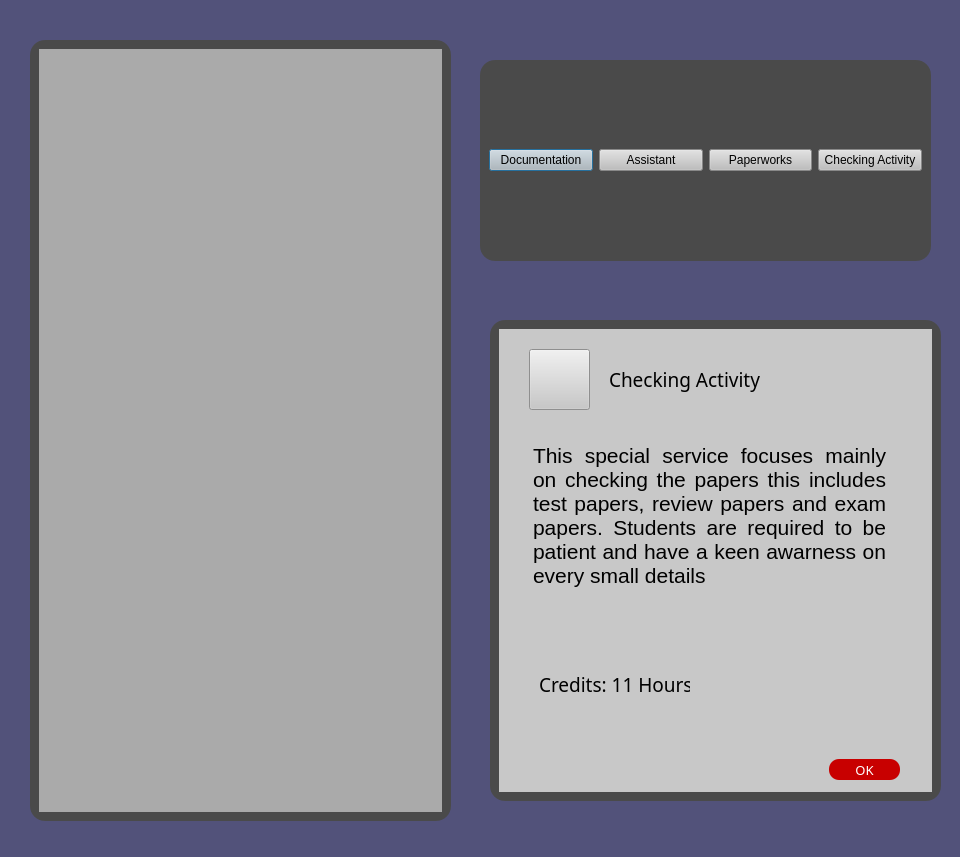
<?xml version="1.0" encoding="UTF-8"?>
<ui version="4.0">
 <class>Dialog</class>
 <widget class="QDialog" name="Dialog">
  <property name="geometry">
   <rect>
    <x>0</x>
    <y>0</y>
    <width>960</width>
    <height>857</height>
   </rect>
  </property>
  <property name="windowTitle">
   <string>Dialog</string>
  </property>
  <property name="styleSheet">
   <string notr="true">background-color: rgb(82, 82, 122);</string>
  </property>
  <widget class="QFrame" name="icons">
   <property name="geometry">
    <rect>
     <x>480</x>
     <y>60</y>
     <width>451</width>
     <height>201</height>
    </rect>
   </property>
   <property name="styleSheet">
    <string notr="true">
QFrame{
background-color: rgb(74, 74, 74);
border-radius: 15px
}</string>
   </property>
   <property name="frameShape">
    <enum>QFrame::WinPanel</enum>
   </property>
   <property name="frameShadow">
    <enum>QFrame::Raised</enum>
   </property>
   <layout class="QHBoxLayout" name="horizontalLayout">
    <item>
     <widget class="QPushButton" name="btn_task_1">
      <property name="styleSheet">
       <string notr="true">background-color: rgb(190, 190, 190);</string>
      </property>
      <property name="text">
       <string>Documentation</string>
      </property>
      <property name="icon">
       <iconset>
        <normaloff>documentation.png</normaloff>documentation.png</iconset>
      </property>
      <property name="iconSize">
       <size>
        <width>30</width>
        <height>30</height>
       </size>
      </property>
     </widget>
    </item>
    <item>
     <widget class="QPushButton" name="btn_task_2">
      <property name="styleSheet">
       <string notr="true">background-color: rgb(190, 190, 190);</string>
      </property>
      <property name="text">
       <string>Assistant</string>
      </property>
      <property name="icon">
       <iconset>
        <normaloff>assistant.png</normaloff>assistant.png</iconset>
      </property>
      <property name="iconSize">
       <size>
        <width>30</width>
        <height>30</height>
       </size>
      </property>
     </widget>
    </item>
    <item>
     <widget class="QPushButton" name="btn_task_3">
      <property name="styleSheet">
       <string notr="true">background-color: rgb(190, 190, 190);</string>
      </property>
      <property name="text">
       <string>Paperworks</string>
      </property>
      <property name="icon">
       <iconset>
        <normaloff>paperwork.png</normaloff>paperwork.png</iconset>
      </property>
      <property name="iconSize">
       <size>
        <width>30</width>
        <height>30</height>
       </size>
      </property>
     </widget>
    </item>
    <item>
     <widget class="QPushButton" name="btn_task_4">
      <property name="styleSheet">
       <string notr="true">background-color: rgb(190, 190, 190);</string>
      </property>
      <property name="text">
       <string>Checking Activity</string>
      </property>
      <property name="icon">
       <iconset>
        <normaloff>checking activities.png</normaloff>checking activities.png</iconset>
      </property>
      <property name="iconSize">
       <size>
        <width>30</width>
        <height>30</height>
       </size>
      </property>
     </widget>
    </item>
   </layout>
  </widget>
  <widget class="QFrame" name="creation">
   <property name="geometry">
    <rect>
     <x>490</x>
     <y>320</y>
     <width>451</width>
     <height>481</height>
    </rect>
   </property>
   <property name="styleSheet">
    <string notr="true">
QFrame{
background-color: rgb(74, 74, 74);
border-radius: 15px
}</string>
   </property>
   <property name="frameShape">
    <enum>QFrame::StyledPanel</enum>
   </property>
   <property name="frameShadow">
    <enum>QFrame::Raised</enum>
   </property>
   <layout class="QHBoxLayout" name="horizontalLayout_2">
    <item>
     <widget class="QStackedWidget" name="stackedWidget">
      <property name="styleSheet">
       <string notr="true">background-color: rgb(200, 200, 200);</string>
      </property>
      <property name="currentIndex">
       <number>3</number>
      </property>
      <widget class="QWidget" name="page_1">
       <widget class="QPushButton" name="ok_btn">
        <property name="geometry">
         <rect>
          <x>330</x>
          <y>430</y>
          <width>71</width>
          <height>21</height>
         </rect>
        </property>
        <property name="font">
         <font>
          <family>Century Gothic</family>
          <pointsize>10</pointsize>
         </font>
        </property>
        <property name="styleSheet">
         <string notr="true">QPushButton{
background-color: rgb(200, 0, 0);
color: rgb(255, 255, 255);
border-radius:10px;
}

QPushButton:hover
{
color:#333;
border-radius:10px;
background:#49ebff;
}</string>
        </property>
        <property name="text">
         <string>OK</string>
        </property>
       </widget>
       <widget class="QPushButton" name="tIcon">
        <property name="geometry">
         <rect>
          <x>30</x>
          <y>20</y>
          <width>61</width>
          <height>61</height>
         </rect>
        </property>
        <property name="text">
         <string/>
        </property>
        <property name="icon">
         <iconset>
          <normaloff>documentation.png</normaloff>documentation.png</iconset>
        </property>
        <property name="iconSize">
         <size>
          <width>50</width>
          <height>50</height>
         </size>
        </property>
       </widget>
       <widget class="QLabel" name="tType">
        <property name="geometry">
         <rect>
          <x>110</x>
          <y>40</y>
          <width>151</width>
          <height>16</height>
         </rect>
        </property>
        <property name="font">
         <font>
          <family>Century Gothic</family>
          <pointsize>14</pointsize>
         </font>
        </property>
        <property name="text">
         <string>Documentation</string>
        </property>
       </widget>
       <widget class="QTextEdit" name="tDescription">
        <property name="geometry">
         <rect>
          <x>30</x>
          <y>110</y>
          <width>361</width>
          <height>201</height>
         </rect>
        </property>
        <property name="html">
         <string>&lt;!DOCTYPE HTML PUBLIC &quot;-//W3C//DTD HTML 4.0//EN&quot; &quot;http://www.w3.org/TR/REC-html40/strict.dtd&quot;&gt;
&lt;html&gt;&lt;head&gt;&lt;meta name=&quot;qrichtext&quot; content=&quot;1&quot; /&gt;&lt;style type=&quot;text/css&quot;&gt;
p, li { white-space: pre-wrap; }
&lt;/style&gt;&lt;/head&gt;&lt;body style=&quot; font-family:'MS Shell Dlg 2'; font-size:8.25pt; font-weight:400; font-style:normal;&quot;&gt;
&lt;p align=&quot;justify&quot; style=&quot; margin-top:0px; margin-bottom:0px; margin-left:0px; margin-right:0px; -qt-block-indent:0; text-indent:0px;&quot;&gt;&lt;span style=&quot; font-size:16pt;&quot;&gt;This special service includes working on a computer for making a report, saving documents and exporting them, Student must have a skill on Word, Excel and Powerpoint&lt;/span&gt;&lt;/p&gt;&lt;/body&gt;&lt;/html&gt;</string>
        </property>
       </widget>
       <widget class="QLabel" name="tHours">
        <property name="geometry">
         <rect>
          <x>40</x>
          <y>345</y>
          <width>151</width>
          <height>21</height>
         </rect>
        </property>
        <property name="font">
         <font>
          <family>Century Gothic</family>
          <pointsize>14</pointsize>
         </font>
        </property>
        <property name="text">
         <string>Credits: 5 Hours</string>
        </property>
       </widget>
      </widget>
      <widget class="QWidget" name="page_2">
       <widget class="QPushButton" name="ok_btn_2">
        <property name="geometry">
         <rect>
          <x>330</x>
          <y>430</y>
          <width>71</width>
          <height>21</height>
         </rect>
        </property>
        <property name="font">
         <font>
          <family>Century Gothic</family>
          <pointsize>10</pointsize>
         </font>
        </property>
        <property name="styleSheet">
         <string notr="true">QPushButton{
background-color: rgb(200, 0, 0);
color: rgb(255, 255, 255);
border-radius:10px;
}

QPushButton:hover
{
color:#333;
border-radius:10px;
background:#49ebff;
}</string>
        </property>
        <property name="text">
         <string>OK</string>
        </property>
       </widget>
       <widget class="QLabel" name="tType_2">
        <property name="geometry">
         <rect>
          <x>110</x>
          <y>40</y>
          <width>151</width>
          <height>16</height>
         </rect>
        </property>
        <property name="font">
         <font>
          <family>Century Gothic</family>
          <pointsize>14</pointsize>
         </font>
        </property>
        <property name="text">
         <string>Assistant</string>
        </property>
       </widget>
       <widget class="QLabel" name="tHours_2">
        <property name="geometry">
         <rect>
          <x>40</x>
          <y>345</y>
          <width>151</width>
          <height>21</height>
         </rect>
        </property>
        <property name="font">
         <font>
          <family>Century Gothic</family>
          <pointsize>14</pointsize>
         </font>
        </property>
        <property name="text">
         <string>Credits: 9 Hours</string>
        </property>
       </widget>
       <widget class="QPushButton" name="tIcon_2">
        <property name="geometry">
         <rect>
          <x>30</x>
          <y>20</y>
          <width>61</width>
          <height>61</height>
         </rect>
        </property>
        <property name="text">
         <string/>
        </property>
        <property name="icon">
         <iconset>
          <normaloff>assistant.png</normaloff>assistant.png</iconset>
        </property>
        <property name="iconSize">
         <size>
          <width>50</width>
          <height>50</height>
         </size>
        </property>
       </widget>
       <widget class="QTextEdit" name="tDescription_2">
        <property name="geometry">
         <rect>
          <x>30</x>
          <y>110</y>
          <width>361</width>
          <height>201</height>
         </rect>
        </property>
        <property name="html">
         <string>&lt;!DOCTYPE HTML PUBLIC &quot;-//W3C//DTD HTML 4.0//EN&quot; &quot;http://www.w3.org/TR/REC-html40/strict.dtd&quot;&gt;
&lt;html&gt;&lt;head&gt;&lt;meta name=&quot;qrichtext&quot; content=&quot;1&quot; /&gt;&lt;style type=&quot;text/css&quot;&gt;
p, li { white-space: pre-wrap; }
&lt;/style&gt;&lt;/head&gt;&lt;body style=&quot; font-family:'MS Shell Dlg 2'; font-size:8.25pt; font-weight:400; font-style:normal;&quot;&gt;
&lt;p align=&quot;justify&quot; style=&quot; margin-top:0px; margin-bottom:0px; margin-left:0px; margin-right:0px; -qt-block-indent:0; text-indent:0px;&quot;&gt;&lt;span style=&quot; font-size:16pt;&quot;&gt;This special service includes working and doing chores for the Teacher like Enrollment Assistant or being trusted to take over the table while the Teacher is gone. Student must have the skills on Social and understanding the problem&lt;/span&gt;&lt;/p&gt;&lt;/body&gt;&lt;/html&gt;</string>
        </property>
       </widget>
      </widget>
      <widget class="QWidget" name="page_3">
       <widget class="QPushButton" name="ok_btn_3">
        <property name="geometry">
         <rect>
          <x>330</x>
          <y>430</y>
          <width>71</width>
          <height>21</height>
         </rect>
        </property>
        <property name="font">
         <font>
          <family>Century Gothic</family>
          <pointsize>10</pointsize>
         </font>
        </property>
        <property name="styleSheet">
         <string notr="true">QPushButton{
background-color: rgb(200, 0, 0);
color: rgb(255, 255, 255);
border-radius:10px;
}

QPushButton:hover
{
color:#333;
border-radius:10px;
background:#49ebff;
}</string>
        </property>
        <property name="text">
         <string>OK</string>
        </property>
       </widget>
       <widget class="QLabel" name="tHours_3">
        <property name="geometry">
         <rect>
          <x>40</x>
          <y>345</y>
          <width>151</width>
          <height>21</height>
         </rect>
        </property>
        <property name="font">
         <font>
          <family>Century Gothic</family>
          <pointsize>14</pointsize>
         </font>
        </property>
        <property name="text">
         <string>Credits: 10 Hours</string>
        </property>
       </widget>
       <widget class="QPushButton" name="tIcon_3">
        <property name="geometry">
         <rect>
          <x>30</x>
          <y>20</y>
          <width>61</width>
          <height>61</height>
         </rect>
        </property>
        <property name="text">
         <string/>
        </property>
        <property name="icon">
         <iconset>
          <normaloff>paperwork.png</normaloff>paperwork.png</iconset>
        </property>
        <property name="iconSize">
         <size>
          <width>50</width>
          <height>50</height>
         </size>
        </property>
       </widget>
       <widget class="QTextEdit" name="tDescription_3">
        <property name="geometry">
         <rect>
          <x>30</x>
          <y>110</y>
          <width>361</width>
          <height>201</height>
         </rect>
        </property>
        <property name="html">
         <string>&lt;!DOCTYPE HTML PUBLIC &quot;-//W3C//DTD HTML 4.0//EN&quot; &quot;http://www.w3.org/TR/REC-html40/strict.dtd&quot;&gt;
&lt;html&gt;&lt;head&gt;&lt;meta name=&quot;qrichtext&quot; content=&quot;1&quot; /&gt;&lt;style type=&quot;text/css&quot;&gt;
p, li { white-space: pre-wrap; }
&lt;/style&gt;&lt;/head&gt;&lt;body style=&quot; font-family:'MS Shell Dlg 2'; font-size:8.25pt; font-weight:400; font-style:normal;&quot;&gt;
&lt;p align=&quot;justify&quot; style=&quot; margin-top:0px; margin-bottom:0px; margin-left:0px; margin-right:0px; -qt-block-indent:0; text-indent:0px;&quot;&gt;&lt;span style=&quot; font-size:16pt;&quot;&gt;This special service focuses mainly on arranging the   papers in a certain order and preparing the exam papers. Student is required to be very patient &lt;/span&gt;&lt;/p&gt;&lt;/body&gt;&lt;/html&gt;</string>
        </property>
       </widget>
       <widget class="QLabel" name="tType_3">
        <property name="geometry">
         <rect>
          <x>110</x>
          <y>40</y>
          <width>151</width>
          <height>16</height>
         </rect>
        </property>
        <property name="font">
         <font>
          <family>Century Gothic</family>
          <pointsize>14</pointsize>
         </font>
        </property>
        <property name="text">
         <string>Paperworks</string>
        </property>
       </widget>
      </widget>
      <widget class="QWidget" name="page_4">
       <widget class="QPushButton" name="ok_btn_4">
        <property name="geometry">
         <rect>
          <x>330</x>
          <y>430</y>
          <width>71</width>
          <height>21</height>
         </rect>
        </property>
        <property name="font">
         <font>
          <family>Century Gothic</family>
          <pointsize>10</pointsize>
         </font>
        </property>
        <property name="styleSheet">
         <string notr="true">QPushButton{
background-color: rgb(200, 0, 0);
color: rgb(255, 255, 255);
border-radius:10px;
}

QPushButton:hover
{
color:#333;
border-radius:10px;
background:#49ebff;
}</string>
        </property>
        <property name="text">
         <string>OK</string>
        </property>
       </widget>
       <widget class="QTextEdit" name="tDescription_4">
        <property name="geometry">
         <rect>
          <x>30</x>
          <y>110</y>
          <width>361</width>
          <height>201</height>
         </rect>
        </property>
        <property name="html">
         <string>&lt;!DOCTYPE HTML PUBLIC &quot;-//W3C//DTD HTML 4.0//EN&quot; &quot;http://www.w3.org/TR/REC-html40/strict.dtd&quot;&gt;
&lt;html&gt;&lt;head&gt;&lt;meta name=&quot;qrichtext&quot; content=&quot;1&quot; /&gt;&lt;style type=&quot;text/css&quot;&gt;
p, li { white-space: pre-wrap; }
&lt;/style&gt;&lt;/head&gt;&lt;body style=&quot; font-family:'MS Shell Dlg 2'; font-size:8.25pt; font-weight:400; font-style:normal;&quot;&gt;
&lt;p align=&quot;justify&quot; style=&quot; margin-top:0px; margin-bottom:0px; margin-left:0px; margin-right:0px; -qt-block-indent:0; text-indent:0px;&quot;&gt;&lt;span style=&quot; font-size:16pt;&quot;&gt;This special service focuses mainly on checking the papers this includes test papers, review papers and exam papers. Students are required to be patient and have a keen awarness on every small details&lt;/span&gt;&lt;/p&gt;
&lt;p align=&quot;justify&quot; style=&quot;-qt-paragraph-type:empty; margin-top:0px; margin-bottom:0px; margin-left:0px; margin-right:0px; -qt-block-indent:0; text-indent:0px; font-size:16pt;&quot;&gt;&lt;br /&gt;&lt;/p&gt;&lt;/body&gt;&lt;/html&gt;</string>
        </property>
       </widget>
       <widget class="QPushButton" name="tIcon_4">
        <property name="geometry">
         <rect>
          <x>30</x>
          <y>20</y>
          <width>61</width>
          <height>61</height>
         </rect>
        </property>
        <property name="text">
         <string/>
        </property>
        <property name="icon">
         <iconset>
          <normaloff>checking activities.png</normaloff>checking activities.png</iconset>
        </property>
        <property name="iconSize">
         <size>
          <width>50</width>
          <height>50</height>
         </size>
        </property>
       </widget>
       <widget class="QLabel" name="tType_4">
        <property name="geometry">
         <rect>
          <x>110</x>
          <y>35</y>
          <width>181</width>
          <height>31</height>
         </rect>
        </property>
        <property name="font">
         <font>
          <family>Century Gothic</family>
          <pointsize>14</pointsize>
         </font>
        </property>
        <property name="text">
         <string>Checking Activity</string>
        </property>
       </widget>
       <widget class="QLabel" name="tHours_4">
        <property name="geometry">
         <rect>
          <x>40</x>
          <y>345</y>
          <width>151</width>
          <height>21</height>
         </rect>
        </property>
        <property name="font">
         <font>
          <family>Century Gothic</family>
          <pointsize>14</pointsize>
         </font>
        </property>
        <property name="text">
         <string>Credits: 11 Hours</string>
        </property>
       </widget>
      </widget>
     </widget>
    </item>
   </layout>
  </widget>
  <widget class="QFrame" name="frame">
   <property name="geometry">
    <rect>
     <x>30</x>
     <y>40</y>
     <width>421</width>
     <height>781</height>
    </rect>
   </property>
   <property name="styleSheet">
    <string notr="true">
QFrame{
background-color: rgb(74, 74, 74);
border-radius: 15px
}</string>
   </property>
   <property name="frameShape">
    <enum>QFrame::StyledPanel</enum>
   </property>
   <property name="frameShadow">
    <enum>QFrame::Raised</enum>
   </property>
   <layout class="QVBoxLayout" name="verticalLayout">
    <item>
     <widget class="QScrollArea" name="scrollArea">
      <property name="styleSheet">
       <string notr="true">background-color: rgb(170, 170, 170);</string>
      </property>
      <property name="widgetResizable">
       <bool>true</bool>
      </property>
      <widget class="QWidget" name="scrollAreaWidgetContents">
       <property name="geometry">
        <rect>
         <x>0</x>
         <y>0</y>
         <width>403</width>
         <height>763</height>
        </rect>
       </property>
      </widget>
     </widget>
    </item>
   </layout>
  </widget>
 </widget>
 <resources/>
 <connections/>
</ui>
